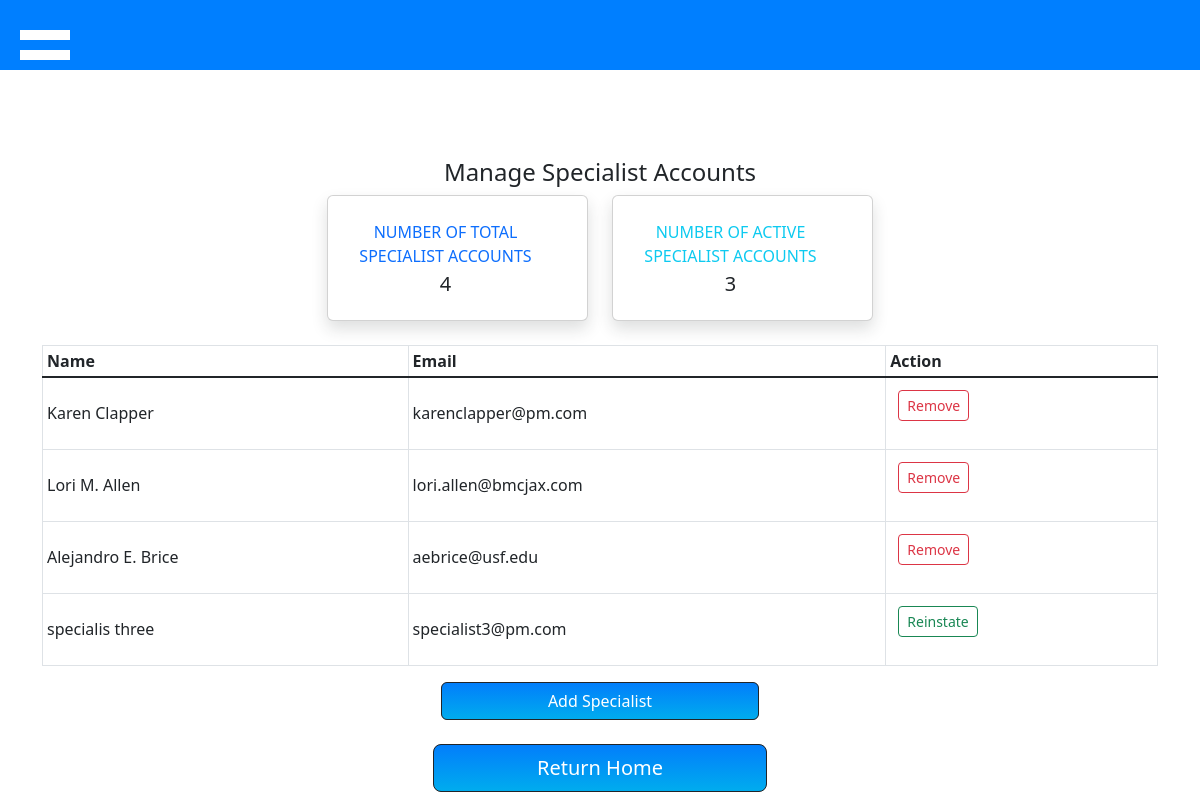
/manageSpecialists.php, run on an earlier commit of the app's database.
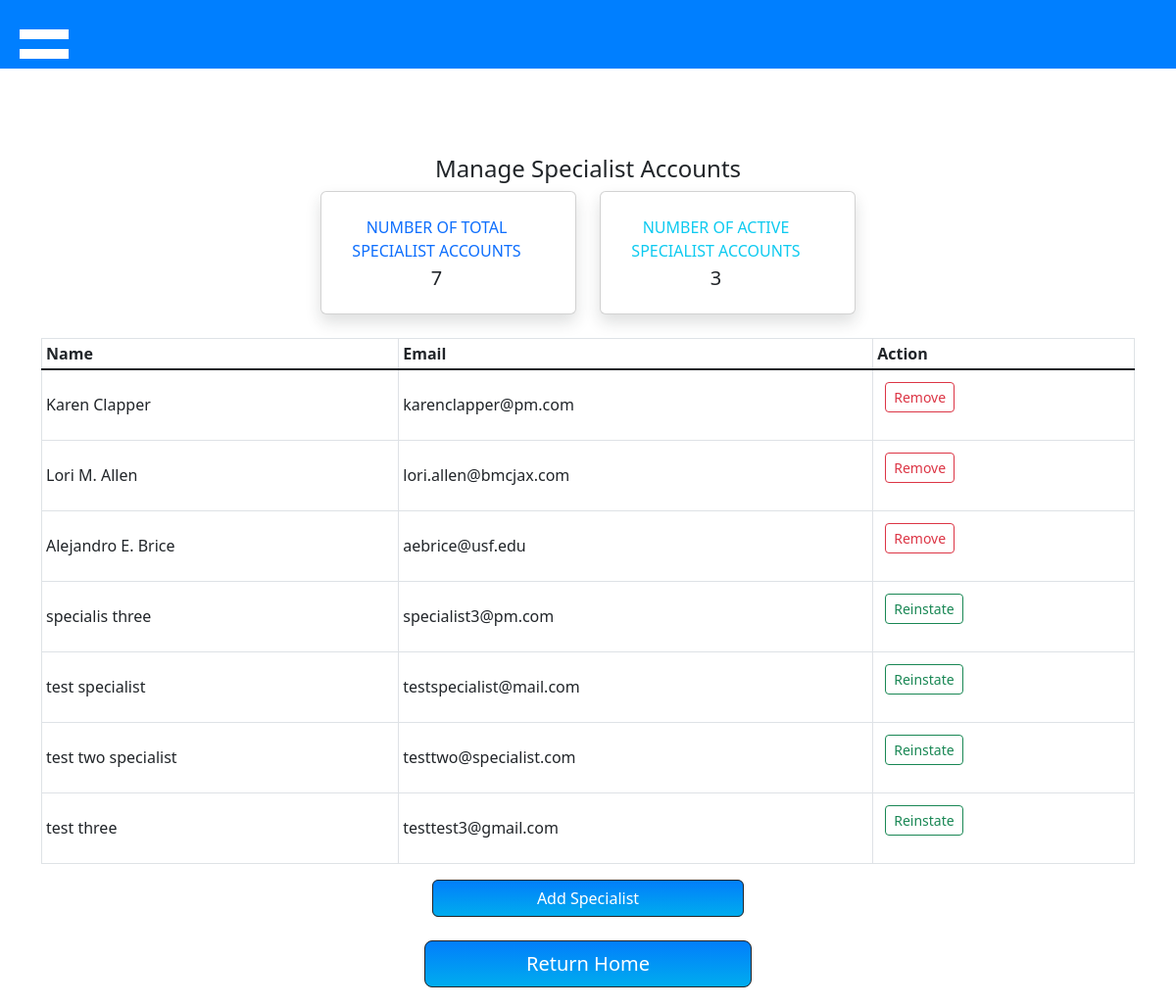
And on a later commit of the database.
### tables this page shows
CREATE TABLE `users` (
  `id` int(11) NOT NULL,
  `name` varchar(200) NOT NULL,
  `email` varchar(100) NOT NULL,
  `password` varchar(200) NOT NULL,
  `role` varchar(10) NOT NULL DEFAULT 'member',
  `profile_pic` varchar(250) NOT NULL DEFAULT 'default.jpg',
  `userStatus` varchar(10) NOT NULL DEFAULT 'active'
);

### manageSpecialists.php (the view, shortened to what this page needs)
<?php
require("project_connection.php");
require("navbar_admin.php");
try {
  $sql = "SELECT * FROM `users` where role= 'specialist' ORDER BY userStatus ";
  $result = $db->query($sql);
  $rows = $result->fetchAll();
  $sql2 = "SELECT COUNT(*) FROM `users` where `userStatus` = 'active' AND role= 'specialist'";
  $countResult = $db->query($sql2);
  $count = $countResult->fetchColumn();
} catch (PDOException $e) {
  echo $e->getMessage();
  die();
}
?>
<!DOCTYPE html>
<html lang="en">
<head>
  <link href="./assets/dist/css/bootstrap.min.css" rel="stylesheet">
</head>
<body>
  <br><br><br>
  <div class='container-lg'>
    <h4 class="mt-3 mb-2 mx-auto text-center"> Manage Specialist Accounts</h4>
    <div class="row">
      <div class="col-xl-3 col-md-6 mb-4 ms-auto">
        <div class="card border-left-primary shadow h-100 py-2">
          <div class="card-body">
            <div class="row no-gutters align-items-center">
              <div class="col mr-2">
                <div class="text-xs font-weight-bold text-primary text-uppercase mb-1 text-center">
                  Number of total Specialist Accounts</div>
                <div class="h5 mb-0 font-weight-bold text-gray-800 text-center"><?php echo count($rows) ?> </div>
              </div>
            </div>
          </div>
        </div>
      </div>
      <div class="col-xl-3 col-md-6 mb-4 me-auto">
        <div class="card border-left-primary shadow h-100 py-2">
          <div class="card-body">
            <div class="row no-gutters align-items-center">
              <div class="col mr-2">
                <div class="text-xs font-weight-bold text-info text-uppercase mb-1 text-center">
                  Number of active specialist accounts</div>
                <div class="h5 mb-0 font-weight-bold text-gray-800 text-center"><?php echo $count; ?> </div>
              </div>
            </div>
          </div>
        </div>
      </div>
      <div class="table-responsive text-center">
        <table class="table table-bordered table-sm">
          <thead>
            <tr>
              <th scope="col">Name</th>
              <th scope="col">Email</th>
              <th scope="col">Action</th>
            </tr>
          </thead>
          <tbody class="table-group-divider table align-middle">
            <?php
            foreach ($rows as $row) {
            ?>
              <tr>
                <td><?php echo $row['name']; ?></td>
                <td style="white-space: pre-line;"><?php echo $row['email']; ?></td>
                <td>
                  <form>
                    <?php
                    if ($row['userStatus'] == 'active')
                      echo "<input type='submit' name='removeUser' class='btn btn-outline-danger btn-sm' value='Remove'/>";
                    else
                      echo "<input type='submit' name='reinstateUser' class='btn btn-outline-success btn-sm' value='Reinstate'/>";
                    ?>
                  </form>
                </td>
              </tr>
            <?php
            }
            ?>
          </tbody>
        </table>
      </div>
      <div style="width:30%; margin-left:auto; margin-right:auto;" class="text-center">
      <a class='btn btn-dark d-block ' style="background-image: linear-gradient(0deg, rgb(0, 172, 238) 0%, rgb(2, 126, 251) 100%);" href="add_specialist_form.php">Add Specialist</a>
      </div>
    </div>
    <br>
    <div style="width:30%; margin-left:auto; margin-right:auto; margin-bottom:20px;">
      <a class='btn btn-dark btn-lg d-block' style="background-image: linear-gradient(0deg, rgb(0, 172, 238) 0%, rgb(2, 126, 251) 100%);" href="<?php if (isset($_SESSION['userType'])) {
                                                                                                                                                  if ($_SESSION['userType'] == "member")
                                                                                                                                                    echo 'memberDashboard.php';
                                                                                                                                                  else if ($_SESSION['userType'] == "admin")
                                                                                                                                                    echo 'adminDashboard.php';
                                                                                                                                                  else if ($_SESSION['userType'] == "specialist")
                                                                                                                                                    echo 'specialistDashboard.php';
                                                                                                                                                } else
                                                                                                                                                  echo 'homepage.php'; ?>">Return Home</a>
    </div>
  </div>
</body>
</html>

What changed in the data, as far as the page shows it:
added users: name "test specialist", email "testspecialist@mail.com"
added users: name "test two specialist", email "testtwo@specialist.com"
added users: name "test three", email "testtest3@gmail.com"
Also different on the page:
count($rows): "4" → "7"
